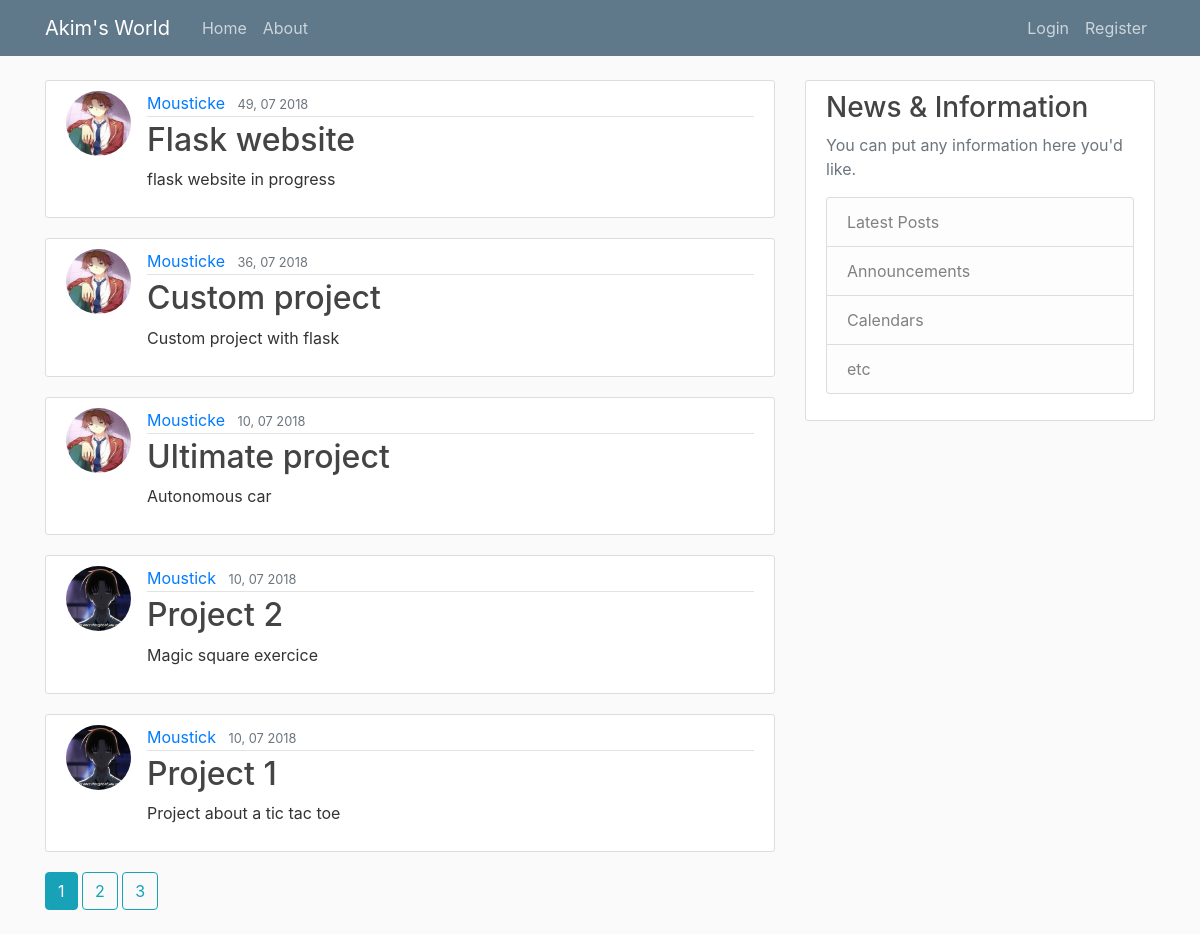
The page /home on the database its author committed.
### flaskwebapp/models.py (models this page shows, shortened)
class Post(db.Model):
    id = db.Column(db.Integer, primary_key=True)
    title = db.Column(db.String(100), nullable=False)
    date_posted = db.Column(db.DateTime, nullable=False, default=datetime.utcnow)
    content = db.Column(db.Text, nullable=False)
    user_id =  db.Column(db.Integer, db.ForeignKey('user.id'), nullable=False)

class User(db.Model, UserMixin):
    id = db.Column(db.Integer, primary_key=True)
    username = db.Column(db.String(20), unique=True, nullable=False)
    email = db.Column(db.String(120), unique=True, nullable=False)
    image_file = db.Column(db.String(20), nullable=False, default='default.jpg')
    password = db.Column(db.String(60), nullable=False)
    posts = db.relationship('Post', backref='author', lazy=True)

### flaskwebapp/main/routes.py (the view)
@main.route('/')
@main.route('/home')
def home():
    page = request.args.get('page', 1, type=int)
    posts = Post.query.order_by(Post.date_posted.desc()).paginate(page=page, per_page=5)
    return render_template('home.html', home_posts=posts)

### flaskwebapp/templates/home.html
{% extends "layout.html" %}
{% block content %}
    {% for post in home_posts.items %}
        <article class="media content-section">
            <img class="rounded-circle article-img" src="{{ url_for('static', filename='profile_pics/' + post.author.image_file) }}" alt="">
            <div class="media-body">
                <div class="article-metadata">
                    <a class="mr-2" href="{{ url_for('users.user_posts', username=post.author.username) }}">{{ post.author.username }}</a>
                    <small class="text-muted">{{ post.date_posted.strftime('%M, %d %Y') }}</small>
                </div>
                <h2><a class="article-title" href="{{ url_for('posts.post', post_id=post.id ) }}">{{ post.title }}</a></h2>
                <p class="article-content">{{ post.content }}</p>
            </div>
        </article>
    {% endfor %}
    {% for page_num in home_posts.iter_pages(left_edge=1, right_edge=1, left_current=1, right_current=2)  %}
        {% if page_num %}
            {% if home_posts.page == page_num %}
                <a class="btn btn-info mb-4" href="{{ url_for('main.home', page=page_num) }}">{{ page_num }}</a>
            {% else %}
                <a class="btn btn-outline-info mb-4" href="{{ url_for('main.home', page=page_num) }}">{{ page_num }}</a>
            {% endif %}
        {% else %}
            ...
        {% endif %}
    {% endfor %}
{% endblock content %}

### flaskwebapp/static/main.css (style rules this page uses)
body { background: #fafafa; color: #333333; margin-top: 5rem; }
h1, h2, h3, h4, h5, h6 { color: #444444; }
.content-section { background: #ffffff; padding: 10px 20px; border: 1px solid #dddddd; border-radius: 3px; margin-bottom: 20px; }
.article-title { color: #444444; }
.article-content { white-space: pre-line; }
.article-img { height: 65px; width: 65px; margin-right: 16px; }
.article-metadata { padding-bottom: 1px; margin-bottom: 4px; border-bottom: 1px solid #e3e3e3 }

### rows shown on the page
Post: image_file (picture), author.username "Mousticke", date_posted "49, 07 2018", title "Flask website", content "flask website in progress"
Post: image_file (picture), author.username "Mousticke", date_posted "36, 07 2018", title "Custom project", content "Custom project with flask"
Post: image_file (picture), author.username "Mousticke", date_posted "10, 07 2018", title "Ultimate project", content "Autonomous car"
Post: image_file (picture), author.username "Moustick", date_posted "10, 07 2018", title "Project 2", content "Magic square exercice"
Post: image_file (picture), author.username "Moustick", date_posted "10, 07 2018", title "Project 1", content "Project about a tic tac toe"

### other values the page prints
{{ page_num }} "1"
{{ page_num }} "2" "3"
